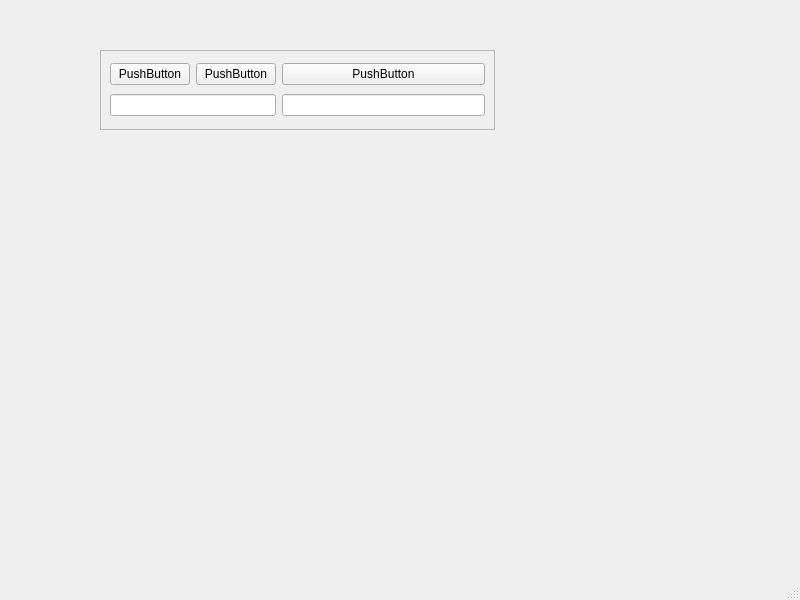
<?xml version="1.0" encoding="UTF-8"?>
<ui version="4.0">
 <class>MainWindow</class>
 <widget class="QMainWindow" name="MainWindow">
  <property name="geometry">
   <rect>
    <x>0</x>
    <y>0</y>
    <width>800</width>
    <height>600</height>
   </rect>
  </property>
  <property name="windowTitle">
   <string>MainWindow</string>
  </property>
  <widget class="QWidget" name="centralwidget">
   <widget class="QFrame" name="frame">
    <property name="geometry">
     <rect>
      <x>100</x>
      <y>50</y>
      <width>395</width>
      <height>80</height>
     </rect>
    </property>
    <property name="frameShape">
     <enum>QFrame::StyledPanel</enum>
    </property>
    <property name="frameShadow">
     <enum>QFrame::Raised</enum>
    </property>
    <layout class="QGridLayout" name="gridLayout">
     <item row="0" column="0">
      <widget class="QPushButton" name="pushButton">
       <property name="text">
        <string>PushButton</string>
       </property>
      </widget>
     </item>
     <item row="0" column="1">
      <widget class="QPushButton" name="pushButton_2">
       <property name="text">
        <string>PushButton</string>
       </property>
      </widget>
     </item>
     <item row="0" column="2">
      <widget class="QPushButton" name="pushButton_3">
       <property name="text">
        <string>PushButton</string>
       </property>
      </widget>
     </item>
     <item row="1" column="0" colspan="2">
      <widget class="QLineEdit" name="lineEdit"/>
     </item>
     <item row="1" column="2">
      <widget class="QLineEdit" name="lineEdit_2"/>
     </item>
    </layout>
   </widget>
  </widget>
  <widget class="QMenuBar" name="menubar">
   <property name="geometry">
    <rect>
     <x>0</x>
     <y>0</y>
     <width>800</width>
     <height>26</height>
    </rect>
   </property>
  </widget>
  <widget class="QStatusBar" name="statusbar"/>
 </widget>
 <resources/>
 <connections/>
</ui>
